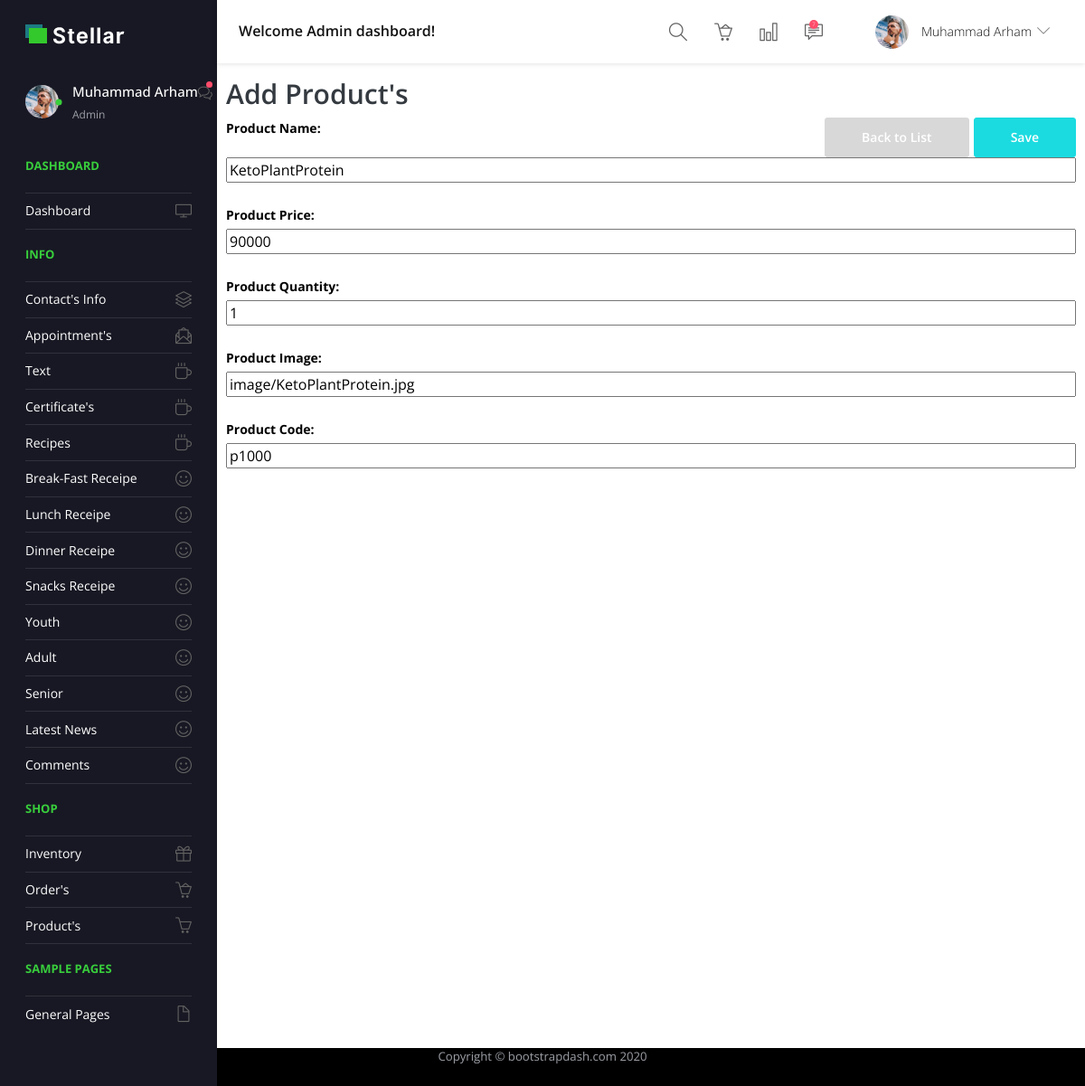
Screenshot of /hrm/Editproducts.php?id=1 (signed in) with the database file from the repository.
### tables this page shows
CREATE TABLE `product` (
  `id` int(11) NOT NULL,
  `product_name` varchar(255) NOT NULL,
  `product_price` varchar(100) NOT NULL,
  `product_qty` int(11) NOT NULL DEFAULT 1,
  `product_image` varchar(255) NOT NULL,
  `product_code` varchar(50) NOT NULL,
  `Deleted` bit(1) NOT NULL DEFAULT b'0'
);

### DatabaseConfigurations/DbFucntions.php (called while the page is built, shortened)
<?php
    function ExecutreMySqlQuery($query)
    {
        if (!empty($query)) {
            $con = GetConnection();
            try {
                $result = mysqli_query($con, $query);
                $resultSet = array("Success" => true, "Response" => $result);
            } catch (\Throwable $th) {
                $error = "Query Failed! MySQL: Error: " . mysqli_error($con);
                $resultSet = array("Success" => false, "Response" => $error);
            }
            return $resultSet;
        }
    }
    function GetDataById($tableName, $id)
    {
        if (!empty($tableName) && $id > 0) {
            $query = "SELECT * FROM ". $tableName . " WHERE Id = " . $id;
            $result  = ExecutreMySqlQuery($query);
            return $result;
        }
    }
?>

### HRM/Editproducts.php (the view, shortened to what this page needs)
<?php
  include_once "../Layouts/Admin/header.php"
?>
<div class="container mt-3">
  <h2>Add Product's</h2>
  <form method="POST">
  <button type="submit" style="float:right; margin-left: 5px;" class="btn btn-primary">Save</button>
  <a href="http://localhost/Health_Ora/hrm/Shop.php" style="float:right" type="button" class="btn btn-secondary">Back to List</a>
  <?php
      include_once "../DatabaseConfigurations/DbFucntions.php";
      $product_name = $product_price = $product_qty = $product_image = $product_code = "";
      if ($_SERVER["REQUEST_METHOD"] == "GET") {
        $result = GetDataById("product", $_GET["id"]);
        if (count($result) > 0) {
            if ($result["Success"] == true) {
                if (mysqli_num_rows($result["Response"]) > 0) {
                    while ($row = mysqli_fetch_assoc($result["Response"])) {
                        $product_name = $row["product_name"];
                        $product_price = $row["product_price"];
                        $product_qty = $row["product_qty"];
                        $product_image = $row["product_image"];
                        $product_code = $row["product_code"];
                    }
                }
                else {
                    echo "<tr>
                        <td colspan='4'>No product are found!</td>
                    </tr>";
                }
            }
        }
      }
      ?>
  <div class="form-group">
    <label class="customLable">Product Name:</label>
    <input type="text" placeholder="Enter Product Name" class="sr-input customWidth" id="product_name" name="product_name" value="<?php echo $product_name; ?>">
  </div>
  <div class="form-group">
    <label class="customLable">Product Price:</label>
    <input type="text" placeholder="Enter Product Price" class="sr-input customWidth" id="product_price" name="product_price" value="<?php echo $product_price; ?>">
  </div>
  <div class="form-group">
    <label class="customLable">Product Quantity:</label>
    <input type="text" placeholder="Enter Product Quantity" class="sr-input customWidth" id="product_qty" name="product_qty" value="<?php echo $product_qty; ?>">
  </div>
  <div class="form-group">
    <label class="customLable">Product Image:</label>
    <input type="product_image" placeholder="Enter Product Image Url" class="sr-input customWidth" id="product_image" name="product_image" value="<?php echo $product_image; ?>">
  </div>
  <div class="form-group">
    <label class="customLable">Product Code:</label>
    <input type="product_code" placeholder="Enter Product Code" class="sr-input customWidth" id="product_code" name="product_code" value="<?php echo $product_code; ?>">
  </div>
  </form>
  <br><br><br><br><br><br>
</div>
<?php
  include_once "../Layouts/Admin/footer.php"
?>

### HRM/Editproducts.php (style rules this page uses)
.customWidth { width: 100% !important; }
.customLable { color: black; font-weight: 700; margin-top: 5px; }

### rows the page displays
product: product_name "KetoPlantProtein", product_price "90000", product_qty "1", product_image "image/KetoPlantProtein.jpg", product_code "p1000"

### other values shown
$_COOKIE["fullname"] "Muhammad Arham"
